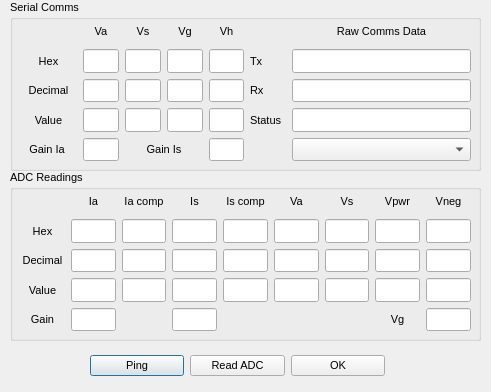
<?xml version="1.0" encoding="UTF-8"?>
<ui version="4.0">
 <class>debug_dialog</class>
 <widget class="QDialog" name="debug_dialog">
  <property name="geometry">
   <rect>
    <x>0</x>
    <y>0</y>
    <width>491</width>
    <height>392</height>
   </rect>
  </property>
  <property name="font">
   <font>
    <pointsize>8</pointsize>
   </font>
  </property>
  <property name="windowTitle">
   <string>Communications</string>
  </property>
  <widget class="QWidget" name="horizontalLayoutWidget">
   <property name="geometry">
    <rect>
     <x>90</x>
     <y>350</y>
     <width>295</width>
     <height>32</height>
    </rect>
   </property>
   <layout class="QHBoxLayout" name="horizontalLayout">
    <item>
     <widget class="QPushButton" name="pushPing">
      <property name="text">
       <string>Ping</string>
      </property>
     </widget>
    </item>
    <item>
     <widget class="QPushButton" name="Ping">
      <property name="text">
       <string>Read ADC</string>
      </property>
     </widget>
    </item>
    <item>
     <widget class="QPushButton" name="OK">
      <property name="text">
       <string>OK</string>
      </property>
     </widget>
    </item>
   </layout>
  </widget>
  <widget class="QGroupBox" name="groupBox">
   <property name="geometry">
    <rect>
     <x>10</x>
     <y>170</y>
     <width>471</width>
     <height>171</height>
    </rect>
   </property>
   <property name="title">
    <string>ADC Readings</string>
   </property>
   <widget class="QWidget" name="gridLayoutWidget">
    <property name="geometry">
     <rect>
      <x>10</x>
      <y>20</y>
      <width>451</width>
      <height>141</height>
     </rect>
    </property>
    <layout class="QGridLayout" name="gridLayout">
     <item row="3" column="4">
      <widget class="QLineEdit" name="IscDecVal">
       <property name="sizePolicy">
        <sizepolicy hsizetype="Ignored" vsizetype="Ignored">
         <horstretch>0</horstretch>
         <verstretch>0</verstretch>
        </sizepolicy>
       </property>
      </widget>
     </item>
     <item row="0" column="7">
      <widget class="QLabel" name="label_10">
       <property name="sizePolicy">
        <sizepolicy hsizetype="Ignored" vsizetype="Ignored">
         <horstretch>0</horstretch>
         <verstretch>0</verstretch>
        </sizepolicy>
       </property>
       <property name="text">
        <string>Vpwr</string>
       </property>
       <property name="alignment">
        <set>Qt::AlignCenter</set>
       </property>
      </widget>
     </item>
     <item row="4" column="4">
      <widget class="QLineEdit" name="IscVal">
       <property name="sizePolicy">
        <sizepolicy hsizetype="Ignored" vsizetype="Ignored">
         <horstretch>0</horstretch>
         <verstretch>0</verstretch>
        </sizepolicy>
       </property>
      </widget>
     </item>
     <item row="0" column="1">
      <widget class="QLabel" name="label_8">
       <property name="sizePolicy">
        <sizepolicy hsizetype="Ignored" vsizetype="Ignored">
         <horstretch>0</horstretch>
         <verstretch>0</verstretch>
        </sizepolicy>
       </property>
       <property name="text">
        <string>Ia</string>
       </property>
       <property name="alignment">
        <set>Qt::AlignCenter</set>
       </property>
      </widget>
     </item>
     <item row="0" column="6">
      <widget class="QLabel" name="label_9">
       <property name="sizePolicy">
        <sizepolicy hsizetype="Ignored" vsizetype="Ignored">
         <horstretch>0</horstretch>
         <verstretch>0</verstretch>
        </sizepolicy>
       </property>
       <property name="text">
        <string>Vs</string>
       </property>
       <property name="alignment">
        <set>Qt::AlignCenter</set>
       </property>
      </widget>
     </item>
     <item row="2" column="6">
      <widget class="QLineEdit" name="VsHexVal">
       <property name="sizePolicy">
        <sizepolicy hsizetype="Ignored" vsizetype="Ignored">
         <horstretch>0</horstretch>
         <verstretch>0</verstretch>
        </sizepolicy>
       </property>
      </widget>
     </item>
     <item row="5" column="0">
      <widget class="QLabel" name="label_24">
       <property name="sizePolicy">
        <sizepolicy hsizetype="Ignored" vsizetype="Ignored">
         <horstretch>0</horstretch>
         <verstretch>0</verstretch>
        </sizepolicy>
       </property>
       <property name="text">
        <string>Gain</string>
       </property>
       <property name="alignment">
        <set>Qt::AlignCenter</set>
       </property>
      </widget>
     </item>
     <item row="3" column="0">
      <widget class="QLabel" name="label_6">
       <property name="sizePolicy">
        <sizepolicy hsizetype="Ignored" vsizetype="Ignored">
         <horstretch>0</horstretch>
         <verstretch>0</verstretch>
        </sizepolicy>
       </property>
       <property name="text">
        <string>Decimal</string>
       </property>
       <property name="alignment">
        <set>Qt::AlignCenter</set>
       </property>
      </widget>
     </item>
     <item row="4" column="7">
      <widget class="QLineEdit" name="VsuVal">
       <property name="sizePolicy">
        <sizepolicy hsizetype="Ignored" vsizetype="Ignored">
         <horstretch>0</horstretch>
         <verstretch>0</verstretch>
        </sizepolicy>
       </property>
      </widget>
     </item>
     <item row="2" column="8">
      <widget class="QLineEdit" name="VnHexVal">
       <property name="sizePolicy">
        <sizepolicy hsizetype="Ignored" vsizetype="Ignored">
         <horstretch>0</horstretch>
         <verstretch>0</verstretch>
        </sizepolicy>
       </property>
      </widget>
     </item>
     <item row="3" column="7">
      <widget class="QLineEdit" name="VsuDecVal">
       <property name="sizePolicy">
        <sizepolicy hsizetype="Ignored" vsizetype="Ignored">
         <horstretch>0</horstretch>
         <verstretch>0</verstretch>
        </sizepolicy>
       </property>
      </widget>
     </item>
     <item row="4" column="3">
      <widget class="QLineEdit" name="IsVal">
       <property name="sizePolicy">
        <sizepolicy hsizetype="Ignored" vsizetype="Ignored">
         <horstretch>0</horstretch>
         <verstretch>0</verstretch>
        </sizepolicy>
       </property>
      </widget>
     </item>
     <item row="3" column="3">
      <widget class="QLineEdit" name="IsDecVal">
       <property name="sizePolicy">
        <sizepolicy hsizetype="Ignored" vsizetype="Ignored">
         <horstretch>0</horstretch>
         <verstretch>0</verstretch>
        </sizepolicy>
       </property>
      </widget>
     </item>
     <item row="2" column="1">
      <widget class="QLineEdit" name="IaHexVal">
       <property name="sizePolicy">
        <sizepolicy hsizetype="Ignored" vsizetype="Ignored">
         <horstretch>0</horstretch>
         <verstretch>0</verstretch>
        </sizepolicy>
       </property>
      </widget>
     </item>
     <item row="0" column="2">
      <widget class="QLabel" name="label">
       <property name="sizePolicy">
        <sizepolicy hsizetype="Ignored" vsizetype="Ignored">
         <horstretch>0</horstretch>
         <verstretch>0</verstretch>
        </sizepolicy>
       </property>
       <property name="text">
        <string>Ia comp</string>
       </property>
       <property name="alignment">
        <set>Qt::AlignCenter</set>
       </property>
      </widget>
     </item>
     <item row="2" column="2">
      <widget class="QLineEdit" name="IacHexVal">
       <property name="sizePolicy">
        <sizepolicy hsizetype="Ignored" vsizetype="Ignored">
         <horstretch>0</horstretch>
         <verstretch>0</verstretch>
        </sizepolicy>
       </property>
      </widget>
     </item>
     <item row="4" column="6">
      <widget class="QLineEdit" name="VsVal">
       <property name="sizePolicy">
        <sizepolicy hsizetype="Ignored" vsizetype="Ignored">
         <horstretch>0</horstretch>
         <verstretch>0</verstretch>
        </sizepolicy>
       </property>
      </widget>
     </item>
     <item row="5" column="1">
      <widget class="QLineEdit" name="IaGainHex">
       <property name="sizePolicy">
        <sizepolicy hsizetype="Ignored" vsizetype="Ignored">
         <horstretch>0</horstretch>
         <verstretch>0</verstretch>
        </sizepolicy>
       </property>
      </widget>
     </item>
     <item row="0" column="4">
      <widget class="QLabel" name="label_3">
       <property name="sizePolicy">
        <sizepolicy hsizetype="Ignored" vsizetype="Ignored">
         <horstretch>0</horstretch>
         <verstretch>0</verstretch>
        </sizepolicy>
       </property>
       <property name="text">
        <string>Is comp</string>
       </property>
       <property name="alignment">
        <set>Qt::AlignCenter</set>
       </property>
      </widget>
     </item>
     <item row="4" column="8">
      <widget class="QLineEdit" name="VnVal">
       <property name="sizePolicy">
        <sizepolicy hsizetype="Ignored" vsizetype="Ignored">
         <horstretch>0</horstretch>
         <verstretch>0</verstretch>
        </sizepolicy>
       </property>
      </widget>
     </item>
     <item row="2" column="4">
      <widget class="QLineEdit" name="IscHexVal">
       <property name="sizePolicy">
        <sizepolicy hsizetype="Ignored" vsizetype="Ignored">
         <horstretch>0</horstretch>
         <verstretch>0</verstretch>
        </sizepolicy>
       </property>
      </widget>
     </item>
     <item row="0" column="3">
      <widget class="QLabel" name="label_2">
       <property name="sizePolicy">
        <sizepolicy hsizetype="Ignored" vsizetype="Ignored">
         <horstretch>0</horstretch>
         <verstretch>0</verstretch>
        </sizepolicy>
       </property>
       <property name="text">
        <string>Is</string>
       </property>
       <property name="alignment">
        <set>Qt::AlignCenter</set>
       </property>
      </widget>
     </item>
     <item row="5" column="8">
      <widget class="QLineEdit" name="VgVal">
       <property name="sizePolicy">
        <sizepolicy hsizetype="Ignored" vsizetype="Ignored">
         <horstretch>0</horstretch>
         <verstretch>0</verstretch>
        </sizepolicy>
       </property>
      </widget>
     </item>
     <item row="0" column="5">
      <widget class="QLabel" name="label_4">
       <property name="sizePolicy">
        <sizepolicy hsizetype="Ignored" vsizetype="Ignored">
         <horstretch>0</horstretch>
         <verstretch>0</verstretch>
        </sizepolicy>
       </property>
       <property name="text">
        <string>Va</string>
       </property>
       <property name="alignment">
        <set>Qt::AlignCenter</set>
       </property>
      </widget>
     </item>
     <item row="3" column="1">
      <widget class="QLineEdit" name="IaDecVal">
       <property name="sizePolicy">
        <sizepolicy hsizetype="Ignored" vsizetype="Ignored">
         <horstretch>0</horstretch>
         <verstretch>0</verstretch>
        </sizepolicy>
       </property>
      </widget>
     </item>
     <item row="4" column="0">
      <widget class="QLabel" name="label_7">
       <property name="sizePolicy">
        <sizepolicy hsizetype="Ignored" vsizetype="Ignored">
         <horstretch>0</horstretch>
         <verstretch>0</verstretch>
        </sizepolicy>
       </property>
       <property name="text">
        <string>Value</string>
       </property>
       <property name="alignment">
        <set>Qt::AlignCenter</set>
       </property>
      </widget>
     </item>
     <item row="2" column="5">
      <widget class="QLineEdit" name="VaHexVal">
       <property name="sizePolicy">
        <sizepolicy hsizetype="Ignored" vsizetype="Ignored">
         <horstretch>0</horstretch>
         <verstretch>0</verstretch>
        </sizepolicy>
       </property>
      </widget>
     </item>
     <item row="5" column="7">
      <widget class="QLabel" name="label_25">
       <property name="sizePolicy">
        <sizepolicy hsizetype="Ignored" vsizetype="Ignored">
         <horstretch>0</horstretch>
         <verstretch>0</verstretch>
        </sizepolicy>
       </property>
       <property name="text">
        <string>Vg</string>
       </property>
       <property name="alignment">
        <set>Qt::AlignCenter</set>
       </property>
      </widget>
     </item>
     <item row="3" column="5">
      <widget class="QLineEdit" name="VaDecVal">
       <property name="sizePolicy">
        <sizepolicy hsizetype="Ignored" vsizetype="Ignored">
         <horstretch>0</horstretch>
         <verstretch>0</verstretch>
        </sizepolicy>
       </property>
      </widget>
     </item>
     <item row="2" column="7">
      <widget class="QLineEdit" name="VsuHexVal">
       <property name="sizePolicy">
        <sizepolicy hsizetype="Ignored" vsizetype="Ignored">
         <horstretch>0</horstretch>
         <verstretch>0</verstretch>
        </sizepolicy>
       </property>
      </widget>
     </item>
     <item row="3" column="6">
      <widget class="QLineEdit" name="VsDecVal">
       <property name="sizePolicy">
        <sizepolicy hsizetype="Ignored" vsizetype="Ignored">
         <horstretch>0</horstretch>
         <verstretch>0</verstretch>
        </sizepolicy>
       </property>
      </widget>
     </item>
     <item row="4" column="1">
      <widget class="QLineEdit" name="IaVal">
       <property name="sizePolicy">
        <sizepolicy hsizetype="Ignored" vsizetype="Ignored">
         <horstretch>0</horstretch>
         <verstretch>0</verstretch>
        </sizepolicy>
       </property>
      </widget>
     </item>
     <item row="3" column="2">
      <widget class="QLineEdit" name="IacDecVal">
       <property name="sizePolicy">
        <sizepolicy hsizetype="Ignored" vsizetype="Ignored">
         <horstretch>0</horstretch>
         <verstretch>0</verstretch>
        </sizepolicy>
       </property>
      </widget>
     </item>
     <item row="5" column="3">
      <widget class="QLineEdit" name="IsGainHex">
       <property name="sizePolicy">
        <sizepolicy hsizetype="Ignored" vsizetype="Ignored">
         <horstretch>0</horstretch>
         <verstretch>0</verstretch>
        </sizepolicy>
       </property>
      </widget>
     </item>
     <item row="2" column="0">
      <widget class="QLabel" name="label_5">
       <property name="sizePolicy">
        <sizepolicy hsizetype="Ignored" vsizetype="Ignored">
         <horstretch>0</horstretch>
         <verstretch>0</verstretch>
        </sizepolicy>
       </property>
       <property name="text">
        <string>Hex</string>
       </property>
       <property name="alignment">
        <set>Qt::AlignCenter</set>
       </property>
      </widget>
     </item>
     <item row="3" column="8">
      <widget class="QLineEdit" name="VnDecVal">
       <property name="sizePolicy">
        <sizepolicy hsizetype="Ignored" vsizetype="Ignored">
         <horstretch>0</horstretch>
         <verstretch>0</verstretch>
        </sizepolicy>
       </property>
      </widget>
     </item>
     <item row="2" column="3">
      <widget class="QLineEdit" name="IsHexVal">
       <property name="sizePolicy">
        <sizepolicy hsizetype="Ignored" vsizetype="Ignored">
         <horstretch>0</horstretch>
         <verstretch>0</verstretch>
        </sizepolicy>
       </property>
      </widget>
     </item>
     <item row="4" column="2">
      <widget class="QLineEdit" name="IacVal">
       <property name="sizePolicy">
        <sizepolicy hsizetype="Ignored" vsizetype="Ignored">
         <horstretch>0</horstretch>
         <verstretch>0</verstretch>
        </sizepolicy>
       </property>
      </widget>
     </item>
     <item row="4" column="5">
      <widget class="QLineEdit" name="VaVal">
       <property name="sizePolicy">
        <sizepolicy hsizetype="Ignored" vsizetype="Ignored">
         <horstretch>0</horstretch>
         <verstretch>0</verstretch>
        </sizepolicy>
       </property>
      </widget>
     </item>
     <item row="0" column="8">
      <widget class="QLabel" name="label_11">
       <property name="sizePolicy">
        <sizepolicy hsizetype="Ignored" vsizetype="Ignored">
         <horstretch>0</horstretch>
         <verstretch>0</verstretch>
        </sizepolicy>
       </property>
       <property name="text">
        <string>Vneg</string>
       </property>
       <property name="alignment">
        <set>Qt::AlignCenter</set>
       </property>
      </widget>
     </item>
    </layout>
   </widget>
  </widget>
  <widget class="QGroupBox" name="groupBox_2">
   <property name="geometry">
    <rect>
     <x>10</x>
     <y>0</y>
     <width>471</width>
     <height>171</height>
    </rect>
   </property>
   <property name="title">
    <string>Serial Comms</string>
   </property>
   <widget class="QWidget" name="gridLayoutWidget_2">
    <property name="geometry">
     <rect>
      <x>10</x>
      <y>20</y>
      <width>451</width>
      <height>141</height>
     </rect>
    </property>
    <property name="sizePolicy">
     <sizepolicy hsizetype="Ignored" vsizetype="Ignored">
      <horstretch>0</horstretch>
      <verstretch>0</verstretch>
     </sizepolicy>
    </property>
    <layout class="QGridLayout" name="gridLayout_2" columnstretch="8,5,5,5,5,5,25">
     <item row="0" column="3">
      <widget class="QLabel" name="label_17">
       <property name="sizePolicy">
        <sizepolicy hsizetype="Ignored" vsizetype="Ignored">
         <horstretch>0</horstretch>
         <verstretch>0</verstretch>
        </sizepolicy>
       </property>
       <property name="text">
        <string>Vg</string>
       </property>
       <property name="alignment">
        <set>Qt::AlignCenter</set>
       </property>
      </widget>
     </item>
     <item row="1" column="5">
      <widget class="QLabel" name="label_12">
       <property name="sizePolicy">
        <sizepolicy hsizetype="Ignored" vsizetype="Ignored">
         <horstretch>0</horstretch>
         <verstretch>0</verstretch>
        </sizepolicy>
       </property>
       <property name="text">
        <string>Tx</string>
       </property>
      </widget>
     </item>
     <item row="2" column="5">
      <widget class="QLabel" name="label_13">
       <property name="sizePolicy">
        <sizepolicy hsizetype="Ignored" vsizetype="Ignored">
         <horstretch>0</horstretch>
         <verstretch>0</verstretch>
        </sizepolicy>
       </property>
       <property name="text">
        <string>Rx</string>
       </property>
      </widget>
     </item>
     <item row="2" column="2">
      <widget class="QLineEdit" name="VsTxDecVal">
       <property name="sizePolicy">
        <sizepolicy hsizetype="Ignored" vsizetype="Ignored">
         <horstretch>0</horstretch>
         <verstretch>0</verstretch>
        </sizepolicy>
       </property>
      </widget>
     </item>
     <item row="1" column="4">
      <widget class="QLineEdit" name="VhTxHex">
       <property name="sizePolicy">
        <sizepolicy hsizetype="Ignored" vsizetype="Ignored">
         <horstretch>0</horstretch>
         <verstretch>0</verstretch>
        </sizepolicy>
       </property>
      </widget>
     </item>
     <item row="3" column="1">
      <widget class="QLineEdit" name="VaTxVal">
       <property name="sizePolicy">
        <sizepolicy hsizetype="Ignored" vsizetype="Ignored">
         <horstretch>0</horstretch>
         <verstretch>0</verstretch>
        </sizepolicy>
       </property>
      </widget>
     </item>
     <item row="1" column="1">
      <widget class="QLineEdit" name="VaTxHex">
       <property name="sizePolicy">
        <sizepolicy hsizetype="Ignored" vsizetype="Ignored">
         <horstretch>0</horstretch>
         <verstretch>0</verstretch>
        </sizepolicy>
       </property>
      </widget>
     </item>
     <item row="1" column="3">
      <widget class="QLineEdit" name="VgTxHex">
       <property name="sizePolicy">
        <sizepolicy hsizetype="Ignored" vsizetype="Ignored">
         <horstretch>0</horstretch>
         <verstretch>0</verstretch>
        </sizepolicy>
       </property>
      </widget>
     </item>
     <item row="2" column="3">
      <widget class="QLineEdit" name="VgTxDecVal">
       <property name="sizePolicy">
        <sizepolicy hsizetype="Ignored" vsizetype="Ignored">
         <horstretch>0</horstretch>
         <verstretch>0</verstretch>
        </sizepolicy>
       </property>
      </widget>
     </item>
     <item row="1" column="2">
      <widget class="QLineEdit" name="VsTxHex">
       <property name="sizePolicy">
        <sizepolicy hsizetype="Ignored" vsizetype="Ignored">
         <horstretch>0</horstretch>
         <verstretch>0</verstretch>
        </sizepolicy>
       </property>
      </widget>
     </item>
     <item row="3" column="3">
      <widget class="QLineEdit" name="VgTxVal">
       <property name="sizePolicy">
        <sizepolicy hsizetype="Ignored" vsizetype="Ignored">
         <horstretch>0</horstretch>
         <verstretch>0</verstretch>
        </sizepolicy>
       </property>
      </widget>
     </item>
     <item row="4" column="1">
      <widget class="QLineEdit" name="lineEdit_40">
       <property name="sizePolicy">
        <sizepolicy hsizetype="Ignored" vsizetype="Ignored">
         <horstretch>0</horstretch>
         <verstretch>0</verstretch>
        </sizepolicy>
       </property>
      </widget>
     </item>
     <item row="4" column="0">
      <widget class="QLabel" name="label_22">
       <property name="sizePolicy">
        <sizepolicy hsizetype="Ignored" vsizetype="Ignored">
         <horstretch>0</horstretch>
         <verstretch>0</verstretch>
        </sizepolicy>
       </property>
       <property name="text">
        <string>Gain Ia </string>
       </property>
       <property name="alignment">
        <set>Qt::AlignCenter</set>
       </property>
      </widget>
     </item>
     <item row="3" column="2">
      <widget class="QLineEdit" name="VsTxVal">
       <property name="sizePolicy">
        <sizepolicy hsizetype="Ignored" vsizetype="Ignored">
         <horstretch>0</horstretch>
         <verstretch>0</verstretch>
        </sizepolicy>
       </property>
      </widget>
     </item>
     <item row="0" column="4">
      <widget class="QLabel" name="label_18">
       <property name="sizePolicy">
        <sizepolicy hsizetype="Ignored" vsizetype="Ignored">
         <horstretch>0</horstretch>
         <verstretch>0</verstretch>
        </sizepolicy>
       </property>
       <property name="text">
        <string>Vh</string>
       </property>
       <property name="alignment">
        <set>Qt::AlignCenter</set>
       </property>
      </widget>
     </item>
     <item row="2" column="1">
      <widget class="QLineEdit" name="VaTxDecVal">
       <property name="sizePolicy">
        <sizepolicy hsizetype="Ignored" vsizetype="Ignored">
         <horstretch>0</horstretch>
         <verstretch>0</verstretch>
        </sizepolicy>
       </property>
      </widget>
     </item>
     <item row="3" column="4">
      <widget class="QLineEdit" name="VhTxVal">
       <property name="sizePolicy">
        <sizepolicy hsizetype="Ignored" vsizetype="Ignored">
         <horstretch>0</horstretch>
         <verstretch>0</verstretch>
        </sizepolicy>
       </property>
      </widget>
     </item>
     <item row="0" column="2">
      <widget class="QLabel" name="label_15">
       <property name="sizePolicy">
        <sizepolicy hsizetype="Ignored" vsizetype="Ignored">
         <horstretch>0</horstretch>
         <verstretch>0</verstretch>
        </sizepolicy>
       </property>
       <property name="text">
        <string>Vs</string>
       </property>
       <property name="alignment">
        <set>Qt::AlignCenter</set>
       </property>
      </widget>
     </item>
     <item row="3" column="0">
      <widget class="QLabel" name="label_21">
       <property name="sizePolicy">
        <sizepolicy hsizetype="Ignored" vsizetype="Ignored">
         <horstretch>0</horstretch>
         <verstretch>0</verstretch>
        </sizepolicy>
       </property>
       <property name="text">
        <string>Value</string>
       </property>
       <property name="alignment">
        <set>Qt::AlignCenter</set>
       </property>
      </widget>
     </item>
     <item row="1" column="0">
      <widget class="QLabel" name="label_19">
       <property name="sizePolicy">
        <sizepolicy hsizetype="Ignored" vsizetype="Ignored">
         <horstretch>0</horstretch>
         <verstretch>0</verstretch>
        </sizepolicy>
       </property>
       <property name="text">
        <string>Hex</string>
       </property>
       <property name="alignment">
        <set>Qt::AlignCenter</set>
       </property>
      </widget>
     </item>
     <item row="2" column="4">
      <widget class="QLineEdit" name="VhTxDecVal">
       <property name="sizePolicy">
        <sizepolicy hsizetype="Ignored" vsizetype="Ignored">
         <horstretch>0</horstretch>
         <verstretch>0</verstretch>
        </sizepolicy>
       </property>
      </widget>
     </item>
     <item row="2" column="0">
      <widget class="QLabel" name="label_20">
       <property name="sizePolicy">
        <sizepolicy hsizetype="Ignored" vsizetype="Ignored">
         <horstretch>0</horstretch>
         <verstretch>0</verstretch>
        </sizepolicy>
       </property>
       <property name="text">
        <string>Decimal</string>
       </property>
       <property name="alignment">
        <set>Qt::AlignCenter</set>
       </property>
      </widget>
     </item>
     <item row="0" column="1">
      <widget class="QLabel" name="label_16">
       <property name="sizePolicy">
        <sizepolicy hsizetype="Ignored" vsizetype="Ignored">
         <horstretch>0</horstretch>
         <verstretch>0</verstretch>
        </sizepolicy>
       </property>
       <property name="text">
        <string>Va</string>
       </property>
       <property name="alignment">
        <set>Qt::AlignCenter</set>
       </property>
      </widget>
     </item>
     <item row="1" column="6">
      <widget class="QLineEdit" name="TxVal">
       <property name="sizePolicy">
        <sizepolicy hsizetype="Ignored" vsizetype="Ignored">
         <horstretch>0</horstretch>
         <verstretch>0</verstretch>
        </sizepolicy>
       </property>
      </widget>
     </item>
     <item row="2" column="6">
      <widget class="QLineEdit" name="RxVal">
       <property name="sizePolicy">
        <sizepolicy hsizetype="Ignored" vsizetype="Ignored">
         <horstretch>0</horstretch>
         <verstretch>0</verstretch>
        </sizepolicy>
       </property>
      </widget>
     </item>
     <item row="4" column="6">
      <widget class="QComboBox" name="ComSel">
       <property name="sizePolicy">
        <sizepolicy hsizetype="Ignored" vsizetype="Ignored">
         <horstretch>0</horstretch>
         <verstretch>0</verstretch>
        </sizepolicy>
       </property>
      </widget>
     </item>
     <item row="3" column="5">
      <widget class="QLabel" name="label_14">
       <property name="sizePolicy">
        <sizepolicy hsizetype="Ignored" vsizetype="Ignored">
         <horstretch>0</horstretch>
         <verstretch>0</verstretch>
        </sizepolicy>
       </property>
       <property name="text">
        <string>Status</string>
       </property>
      </widget>
     </item>
     <item row="3" column="6">
      <widget class="QLineEdit" name="StatusVal">
       <property name="sizePolicy">
        <sizepolicy hsizetype="Ignored" vsizetype="Ignored">
         <horstretch>0</horstretch>
         <verstretch>0</verstretch>
        </sizepolicy>
       </property>
      </widget>
     </item>
     <item row="0" column="6">
      <widget class="QLabel" name="label_23">
       <property name="text">
        <string>Raw Comms Data</string>
       </property>
       <property name="alignment">
        <set>Qt::AlignCenter</set>
       </property>
      </widget>
     </item>
     <item row="4" column="4">
      <widget class="QLineEdit" name="lineEdit_42">
       <property name="sizePolicy">
        <sizepolicy hsizetype="Ignored" vsizetype="Ignored">
         <horstretch>0</horstretch>
         <verstretch>0</verstretch>
        </sizepolicy>
       </property>
      </widget>
     </item>
     <item row="4" column="2" colspan="2">
      <widget class="QLabel" name="label_26">
       <property name="sizePolicy">
        <sizepolicy hsizetype="Ignored" vsizetype="Ignored">
         <horstretch>0</horstretch>
         <verstretch>0</verstretch>
        </sizepolicy>
       </property>
       <property name="text">
        <string>Gain Is</string>
       </property>
       <property name="alignment">
        <set>Qt::AlignCenter</set>
       </property>
      </widget>
     </item>
    </layout>
   </widget>
  </widget>
 </widget>
 <resources/>
 <connections/>
</ui>
